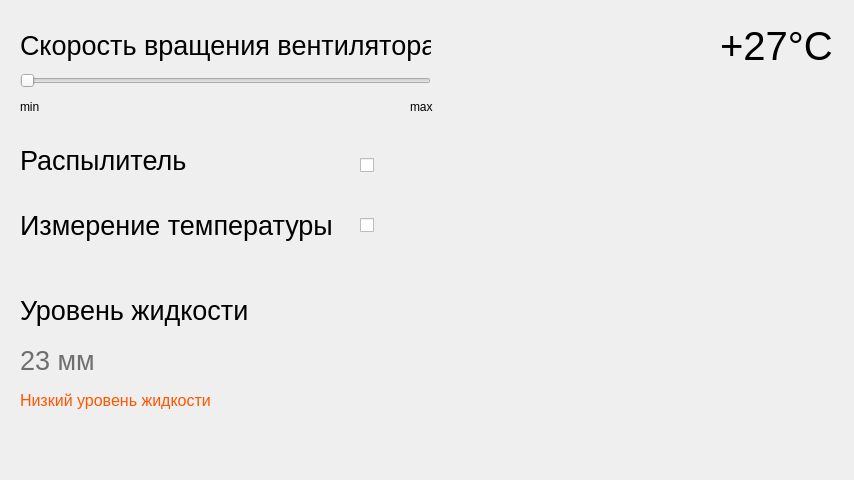
<?xml version="1.0" encoding="UTF-8"?>
<ui version="4.0">
 <class>MainWindow</class>
 <widget class="QMainWindow" name="MainWindow">
  <property name="geometry">
   <rect>
    <x>0</x>
    <y>0</y>
    <width>854</width>
    <height>480</height>
   </rect>
  </property>
  <property name="windowTitle">
   <string>MainWindow</string>
  </property>
  <widget class="QWidget" name="centralwidget">
   <widget class="QSlider" name="coolerSlider">
    <property name="geometry">
     <rect>
      <x>20</x>
      <y>70</y>
      <width>411</width>
      <height>22</height>
     </rect>
    </property>
    <property name="orientation">
     <enum>Qt::Horizontal</enum>
    </property>
   </widget>
   <widget class="QLabel" name="label">
    <property name="geometry">
     <rect>
      <x>20</x>
      <y>30</y>
      <width>411</width>
      <height>31</height>
     </rect>
    </property>
    <property name="font">
     <font>
      <pointsize>20</pointsize>
     </font>
    </property>
    <property name="text">
     <string>Скорость вращения вентилятора</string>
    </property>
   </widget>
   <widget class="QLabel" name="label_2">
    <property name="geometry">
     <rect>
      <x>20</x>
      <y>100</y>
      <width>47</width>
      <height>13</height>
     </rect>
    </property>
    <property name="text">
     <string>min</string>
    </property>
   </widget>
   <widget class="QLabel" name="label_3">
    <property name="geometry">
     <rect>
      <x>410</x>
      <y>100</y>
      <width>47</width>
      <height>13</height>
     </rect>
    </property>
    <property name="text">
     <string>max</string>
    </property>
   </widget>
   <widget class="QLabel" name="label_4">
    <property name="geometry">
     <rect>
      <x>20</x>
      <y>150</y>
      <width>411</width>
      <height>21</height>
     </rect>
    </property>
    <property name="font">
     <font>
      <pointsize>20</pointsize>
     </font>
    </property>
    <property name="text">
     <string>Распылитель</string>
    </property>
   </widget>
   <widget class="QLabel" name="label_5">
    <property name="geometry">
     <rect>
      <x>20</x>
      <y>210</y>
      <width>411</width>
      <height>31</height>
     </rect>
    </property>
    <property name="font">
     <font>
      <pointsize>20</pointsize>
     </font>
    </property>
    <property name="text">
     <string>Измерение температуры</string>
    </property>
   </widget>
   <widget class="QCheckBox" name="checkBox">
    <property name="geometry">
     <rect>
      <x>360</x>
      <y>150</y>
      <width>141</width>
      <height>31</height>
     </rect>
    </property>
    <property name="text">
     <string/>
    </property>
   </widget>
   <widget class="QCheckBox" name="checkBox_2">
    <property name="geometry">
     <rect>
      <x>360</x>
      <y>210</y>
      <width>141</width>
      <height>31</height>
     </rect>
    </property>
    <property name="text">
     <string/>
    </property>
   </widget>
   <widget class="QLabel" name="label_6">
    <property name="geometry">
     <rect>
      <x>720</x>
      <y>20</y>
      <width>121</width>
      <height>51</height>
     </rect>
    </property>
    <property name="font">
     <font>
      <pointsize>30</pointsize>
     </font>
    </property>
    <property name="text">
     <string>+27°C</string>
    </property>
   </widget>
   <widget class="QLabel" name="label_7">
    <property name="geometry">
     <rect>
      <x>20</x>
      <y>390</y>
      <width>201</width>
      <height>21</height>
     </rect>
    </property>
    <property name="font">
     <font>
      <pointsize>12</pointsize>
     </font>
    </property>
    <property name="styleSheet">
     <string notr="true">color: rgb(255, 85, 0);</string>
    </property>
    <property name="text">
     <string>Низкий уровень жидкости</string>
    </property>
   </widget>
   <widget class="QLabel" name="label_8">
    <property name="geometry">
     <rect>
      <x>20</x>
      <y>280</y>
      <width>421</width>
      <height>61</height>
     </rect>
    </property>
    <property name="font">
     <font>
      <pointsize>20</pointsize>
     </font>
    </property>
    <property name="text">
     <string>Уровень жидкости</string>
    </property>
   </widget>
   <widget class="QLabel" name="label_9">
    <property name="geometry">
     <rect>
      <x>20</x>
      <y>330</y>
      <width>421</width>
      <height>61</height>
     </rect>
    </property>
    <property name="font">
     <font>
      <pointsize>20</pointsize>
     </font>
    </property>
    <property name="styleSheet">
     <string notr="true">color: rgb(111, 111, 111);</string>
    </property>
    <property name="text">
     <string>23 мм</string>
    </property>
   </widget>
  </widget>
 </widget>
 <resources/>
 <connections/>
</ui>
